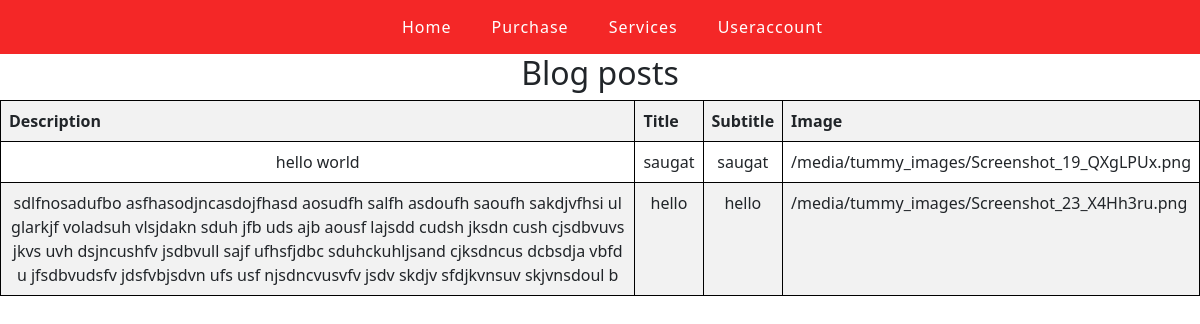
/blog_posts/, run on the app's committed database.
### tummyapp/models.py (models this page shows)
class Blog_posts(models.Model):
    description = models.TextField()
    title = models.CharField(max_length=20)
    subtitle = models.CharField(max_length=20)
    image = models.ImageField(upload_to="tummy_images/", null=True, blank=True)

### tummyapp/views.py (the view)
# urls.py: path('blog_posts/', views.blog_posts, name='blog_posts'),
def blog_posts(request):
    blog_posts = Blog_posts.objects.all()
    context = {'blog_posts': blog_posts}
    return render(request, 'blog_posts.html', context)

### tummyapp/templates/blog_posts.html (shortened to what this page needs)
{% extends 'base.html' %}
{% block content %}
<h2>Blog posts</h2>
    <table class="table table-striped">
        <tr>
            <th>Description</th>
            <th>Title</th>
            <th>Subtitle</th>
            <th>Image</th>
        </tr>
    {% for blog_posts in blog_posts %}
    <tr>
        <td style="text-align:center">{{blog_posts.description}}</td>
        <td style="text-align:center">{{blog_posts.title}}</td>
        <td style="text-align:center">{{blog_posts.subtitle}}</td>
        <td>
                    {% if blog_posts.image %}
                        {{ blog_posts.image.url }}
                    {% else %}
                        <span> Imaged not uploaded</span>
                    {% endif %}
                </td>
    </tr>
    {% endfor %}
    </table>
{% endblock content %}

### tummyapp/templates/blog_posts.html (style rules this page uses)
table { width: 100%; }
h2 { text-align: center }
table, th, td { border: 1px solid black; border-collapse: collapse; }

### data on the page
Blog_posts: description "hello world", title "saugat", subtitle "saugat", image "/media/tummy_images/Screenshot_19_QXgLPUx.png"
Blog_posts: description "sdlfnosadufbo asfhasodjncasdojfhasd aosudfh salfh asdoufh saoufh sakdjvfhsi ul glarkjf voladsuh vlsjdakn sduh jfb uds ajb aousf lajsdd cudsh jksdn cush cjsdbvuvs jkvs uvh dsjncushfv jsdbvull sajf ufhsfjdbc sduhckuhljsand cjksdncus dcbsdja vbfd u jfsdbvudsfv jdsfvbjsdvn ufs usf njsdncvusvfv jsdv skdjv sfdjkvnsuv skjvnsdoul b", title "hello", subtitle "hello", image "/media/tummy_images/Screenshot_23_X4Hh3ru.png"
